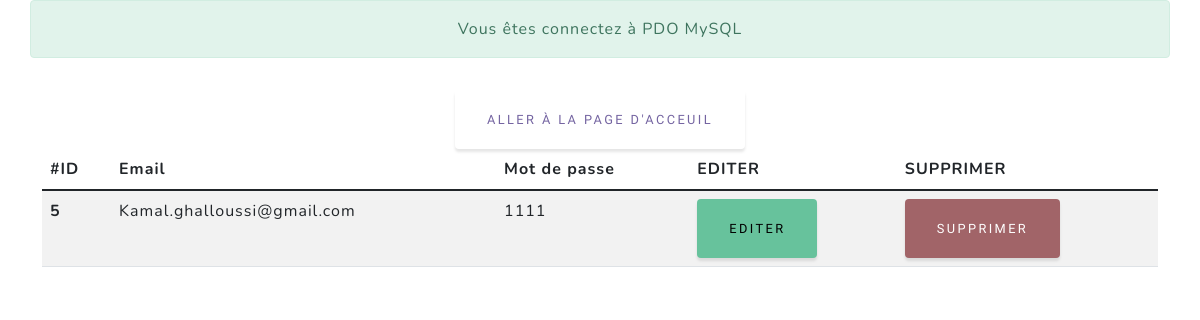
Page /admin.php (signed in) on the committed database.
### tables this page shows
CREATE TABLE IF NOT EXISTS `utilisateur` (
  `id_user` int NOT NULL AUTO_INCREMENT,
  `email` varchar(255) NOT NULL,
  `password` varchar(255) NOT NULL,
  PRIMARY KEY (`id_user`)
);

### admin.php (the view, shortened to what this page needs)
<?php
if(isset($_SESSION["email"])){
?>
<!DOCTYPE html>
<html lang="en">
<head>
    <link href="css/styles.css" rel="stylesheet" />
</head>
<?php
try {
    $db = new PDO("mysql:host=localhost;dbname=mjc;charset=UTF8", "root", "");
    $db->setAttribute(PDO::ATTR_ERRMODE, PDO::ERRMODE_EXCEPTION);
    echo "<p class='container alert alert-success text-center'>Vous êtes connectez à PDO MySQL</p>";
}catch (PDOException $exception){
    echo "erreur " .$exception->getMessage();
}
$sql = "SELECT * FROM `utilisateur`";
$utilisateurs = $db->query($sql);
?>
<div class= text-center>
                <a href="membres.php" class="mt-3 btn btn-outline-secondary">Aller à la page d'acceuil</a>
 </div>
<div class="container">
    <table class="table table-striped">
        <thead>
        <tr>
            <th scope="col">#ID</th>
            <th scope="col">Email</th>
            <th scope="col">Mot de passe</th>
            <th scope="col">EDITER</th>
            <th scope="col">SUPPRIMER</th>
        </tr>
        </thead>
        <tbody>
        <?php
            foreach ($utilisateurs as $utilisateur){
                ?>
                <tr>
                    <th scope="row"><?= $utilisateur['id_user'] ?></th>
                    <td><?= $utilisateur['email'] ?></td>
                    <td><?= $utilisateur['password'] ?></td>
                    <td>
                        <a href="modifier_admin.php?id_utilisateur=<?= $utilisateur['id_user'] ?>" class="btn btn-success">EDITER</a>
                    </td>
                    <td>
                        <a href="supprimer_admin.php?id_utilisateur=<?= $utilisateur['id_user'] ?>" class="btn btn-danger">SUPPRIMER</a>
                    </td>
                </tr>
        <?php
            }
        ?>
        </tbody>
    </table>
</div>
<?php
}else{
    header("Location: ../index.php");
}
?>
</body>
</html>

### rows in the picture
utilisateur: id_user "5", email "Kamal.ghalloussi@gmail.com", password "1111"
